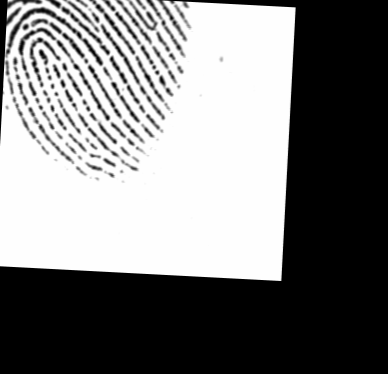
#> input picture Alignment /Rotated Image.tif, 388 x 374 px
$ python -i coherenceOrientationField.py   (imports and definitions only)   (older library calls are emulated)
#> lines starting #> are read from the running program, lines starting #| are printed output that depends on the picture; after the words box and inside, x2 and y2 are one past the last pixel; in counts of white or black regions, pixels touching at a corner belong together
#> further down, picture is the input picture: shape (374, 388, 3); min 0, max 254, mean 125.3
import cv2
import numpy as np
from math import pi


w1 = 16

#Read the image
#I = cv2.imread("dummy.tif");

def coherenceOrientationField(I):

	I = cv2.cvtColor(I, cv2.COLOR_BGR2GRAY)
	#print(I.dtype)
	#print(I.shape)
	#I = np.ones((100,100))
	#Gaussian Filter

	G = cv2.GaussianBlur(I,(5,5),0)

	#Sobel Operator
	Gx = cv2.Sobel(G,cv2.CV_64F,1,0,ksize=3)
	Gy = cv2.Sobel(G,cv2.CV_64F,0,1,ksize=3)

	J1 = 2*(np.multiply(Gx, Gy))
	J2 = np.multiply(Gx, Gx) - np.multiply(Gy, Gy)
	J3 = np.multiply(Gx, Gx) + np.multiply(Gy, Gy)

	Gradient = np.sqrt(J3)
	cv2.imshow('gradient square', I)
	cv2.waitKey(0)


	#anisotropy orientation estimation is done using convoltion with a 16*16 ones filter

	anisotropy_filter = np.ones((16,16))
	sigma_J1 = cv2.filter2D(J1,-1,anisotropy_filter)
	sigma_J2 = cv2.filter2D(J2,-1,anisotropy_filter)
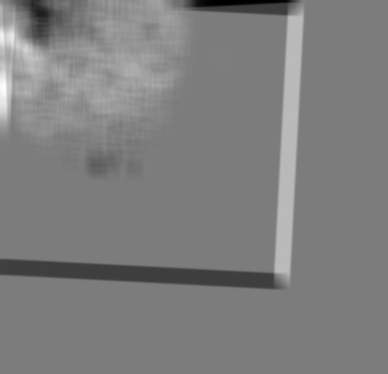
#> sigma_J2: shape (374, 388) float64; min -30764424, max 32049372, mean 566845.1; drawn with min black and max white
	sigma_J3 = cv2.filter2D(J3,-1,anisotropy_filter)


	theta_bar = 0.5 * np.arctan(np.divide(sigma_J1, sigma_J2))
	for i,j in np.argwhere(sigma_J2 == 0):
		if (sigma_J1[i,j] > 0):
			theta_bar[i,j] = 0.25*pi
		elif (sigma_J1[i,j] < 0):
			theta_bar[i,j] = (-0.25)*pi
		else:
			theta_bar[i,j] = 0
#> this loop made 1801 passes
#> (i, j) on passes 2 to 4: (0, 348), (0, 358), (1, 307)
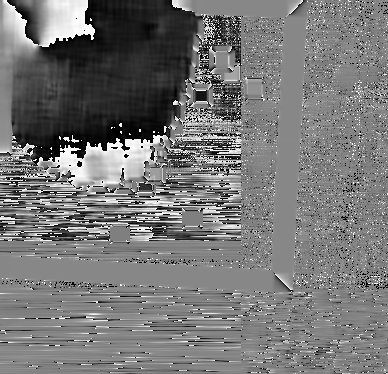
#> theta_bar: shape (374, 388) float64; min -0.785, max 0.785, mean -0.0516; drawn with min black and max white

	theta = (pi/2) + theta_bar
	gt = 0.10
	Grad_max = np.amax(Gradient)
#> Grad_max = 636.9
	Grad_min = np.amin(Gradient)
#> Grad_min = 0

	Gth = gt * (abs(Grad_max) - abs(Grad_min)) + abs(Grad_min)
#> Gth = 63.69
	## threshold matrix

	block_coherence = np.sqrt(np.multiply(sigma_J1, sigma_J1) + np.multiply(sigma_J2, sigma_J2))
	block_coherence = np.divide(block_coherence, sigma_J3)
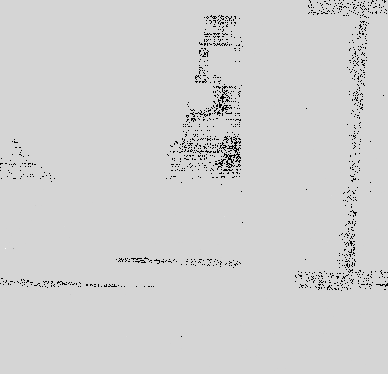
#> block_coherence: shape (374, 388) float64; 1.73% of the values are NaN or infinite; the others: min -401496, max 78842.2, mean -2.73; drawn with min black, max white, NaN and infinite black
	for i,j in np.argwhere(sigma_J3 < Gth*Gth*(w1*w1)):
		block_coherence[i,j] = (-1)
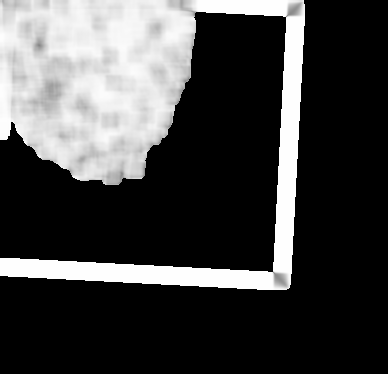
#> block_coherence: shape (374, 388) float64; min -1, max 1, mean -0.477; drawn with min black and max white

	cv2.imshow('gradient square', block_coherence)
	cv2.waitKey(0)

	print(block_coherence)
#> (printed output is left out)
	print(np.argwhere(block_coherence > 0))
#> (printed output is left out)
	"""
	a = np.zeros(sigma_J1.shape)
	for i,j in np.argwhere(block_coherence > 0):
		a[i,j] = 1
	"""
	# [13 lines of commented-out code are left out]
	connectivity = 8
	block_coherence = block_coherence.astype(np.int8)
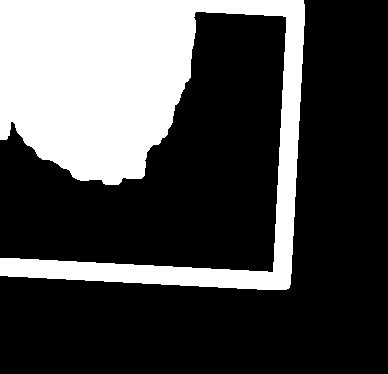
#> block_coherence: shape (374, 388) int8; values -1 (black) and 0 (white), 28.7% white; 1 white region, box (x1, y1, x2, y2) and area: (0, 0, 305, 290) 41707
	output = cv2.connectedComponentsWithStats(block_coherence, connectivity, cv2.CV_8S)
	labels = output[1]
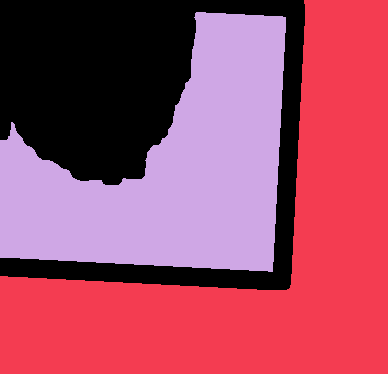
#> labels: shape (374, 388) int32; 3 distinct labels, from 0 to 2; one colour per label, 0 black
	stats = output[2]
#> stats = [[0, 0, 305, 290, 41707], [0, 0, 388, 374, 60493], [0, 12, 286, 260, 42912]]
	foreground_label = np.argmax(stats, axis =0)[4]
#> foreground_label = 1

	block_coherence_dash = (-1)*np.ones(block_coherence.shape)
	foreground_mask = np.zeros(I.shape)

	for i,j in np.argwhere(labels == foreground_label):
		block_coherence_dash[i,j] = block_coherence[i,j]
		foreground_mask[i,j] = 1
#> block_coherence_dash: shape (374, 388) float64; every value is -1
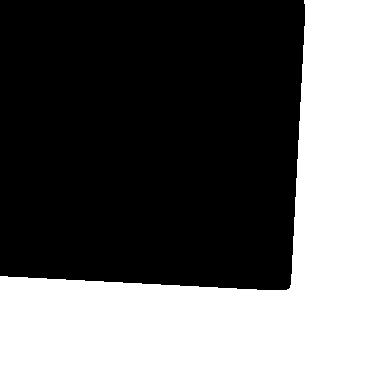
#> foreground_mask: shape (374, 388) float64; values 0 (black) and 1 (white), 41.7% white; 1 white region, box (x1, y1, x2, y2) and area: (0, 0, 388, 374) 60493

	"""

	for i in range(0, block_coherence.shape[0]):
		for j in range(0, block_coherence.shape[1]):
			if labels[i][j] == foreground_label:
				block_coherence_dash = block_coherence[i][j]
	"""

	return foreground_mask, block_coherence_dash

>>> import cv2
>>> picture = cv2.imread('Alignment /Rotated Image.tif')
>>> result = coherenceOrientationField(picture)

$ run again, on Alignment /displaced_reg.png
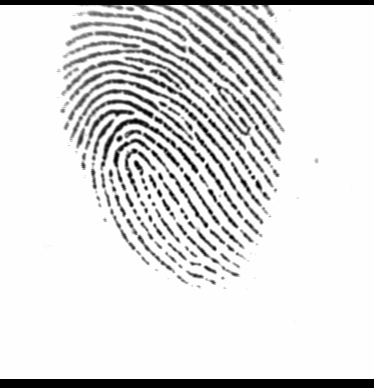
#> input picture Alignment /displaced_reg.png, 374 x 388 px
#> picture is the input picture: shape (388, 374, 3); min 0, max 254, mean 222.8
#> the loop in coherenceOrientationField, `for i,j in np.argwhere(sigma_J2 == 0):` made 2245 passes
#> (i, j) on passes 1 to 3: (16, 2), (16, 5), (16, 6)
#> after the loop in coherenceOrientationField, `for i,j in np.argwhere(sigma_J2 == 0):`:
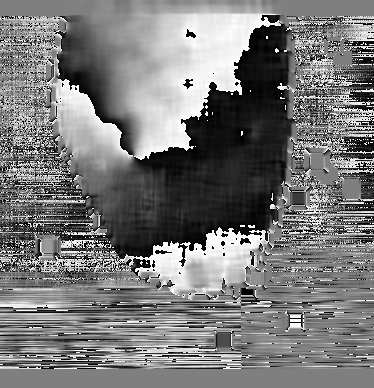
#> theta_bar: shape (388, 374) float64; min -0.785, max 0.785, mean -0.0389; drawn with min black and max white
#> Grad_max = 636.2
#> Grad_min = 0
#> Gth = 63.62
#> (printed output is left out)
#> (printed output is left out)
#> labels: shape (388, 374) int32; 6 distinct labels, from 0 to 5
#> stats = [[0, 0, 374, 388, 58216], [0, 0, 374, 388, 86892], [331, 377, 1, 1, 1], [333, 377, 1, 1, 1], [339, 377, 1, 1, 1], [341, 387, 1, 1, 1]]
#> foreground_label = 1
#> the loop in coherenceOrientationField, `for i,j in np.argwhere(labels == foreground_label):` made 86892 passes
#> j on passes 1 to 3: 0, 1, 2
#> after the loop in coherenceOrientationField, `for i,j in np.argwhere(labels == foreground_label):`:
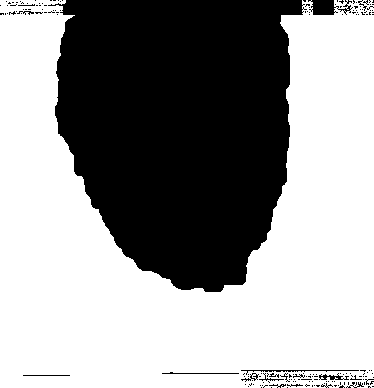
#> foreground_mask: shape (388, 374) float64; values 0 (black) and 1 (white), 59.9% white; 173 black regions (156 under 20 px), largest, box (x1, y1, x2, y2) and area: (48, 0, 307, 292) 56690, (308, 0, 353, 15) 404, (241, 370, 359, 375) 150
